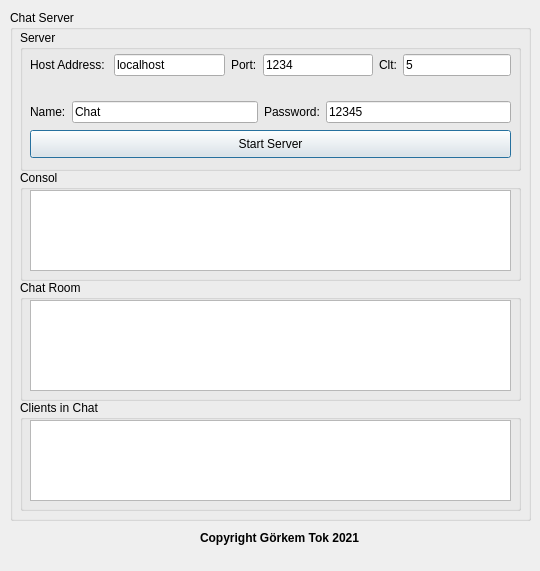
<?xml version="1.0" encoding="UTF-8"?>
<ui version="4.0">
 <class>ConnectServerDialog</class>
 <widget class="QDialog" name="ConnectServerDialog">
  <property name="geometry">
   <rect>
    <x>0</x>
    <y>0</y>
    <width>540</width>
    <height>571</height>
   </rect>
  </property>
  <property name="minimumSize">
   <size>
    <width>540</width>
    <height>571</height>
   </size>
  </property>
  <property name="maximumSize">
   <size>
    <width>540</width>
    <height>571</height>
   </size>
  </property>
  <property name="windowTitle">
   <string>Dialog</string>
  </property>
  <widget class="QGroupBox" name="groupBox">
   <property name="geometry">
    <rect>
     <x>10</x>
     <y>10</y>
     <width>521</width>
     <height>511</height>
    </rect>
   </property>
   <property name="title">
    <string>Chat Server</string>
   </property>
   <widget class="QGroupBox" name="groupBox_4">
    <property name="geometry">
     <rect>
      <x>10</x>
      <y>20</y>
      <width>501</width>
      <height>141</height>
     </rect>
    </property>
    <property name="title">
     <string>Server</string>
    </property>
    <widget class="QPushButton" name="btnChatStartServer">
     <property name="geometry">
      <rect>
       <x>10</x>
       <y>100</y>
       <width>481</width>
       <height>28</height>
      </rect>
     </property>
     <property name="text">
      <string>Start Server</string>
     </property>
    </widget>
    <widget class="QWidget" name="layoutWidget">
     <property name="geometry">
      <rect>
       <x>10</x>
       <y>70</y>
       <width>481</width>
       <height>24</height>
      </rect>
     </property>
     <layout class="QHBoxLayout" name="horizontalLayout_5">
      <item>
       <widget class="QLabel" name="label_8">
        <property name="text">
         <string>Name:</string>
        </property>
       </widget>
      </item>
      <item>
       <widget class="QLineEdit" name="chatname">
        <property name="text">
         <string>Chat</string>
        </property>
       </widget>
      </item>
      <item>
       <widget class="QLabel" name="label_9">
        <property name="text">
         <string>Password:</string>
        </property>
       </widget>
      </item>
      <item>
       <widget class="QLineEdit" name="chatpass">
        <property name="text">
         <string>12345</string>
        </property>
       </widget>
      </item>
     </layout>
    </widget>
    <widget class="QWidget" name="layoutWidget">
     <property name="geometry">
      <rect>
       <x>10</x>
       <y>20</y>
       <width>481</width>
       <height>30</height>
      </rect>
     </property>
     <layout class="QHBoxLayout" name="horizontalLayout">
      <item>
       <widget class="QLabel" name="label">
        <property name="text">
         <string>Host Address: </string>
        </property>
       </widget>
      </item>
      <item>
       <widget class="QLineEdit" name="lineEditHostAddrChat">
        <property name="text">
         <string>localhost</string>
        </property>
       </widget>
      </item>
      <item>
       <widget class="QLabel" name="label_2">
        <property name="text">
         <string>Port:</string>
        </property>
       </widget>
      </item>
      <item>
       <widget class="QLineEdit" name="chatportnumber">
        <property name="text">
         <string>1234</string>
        </property>
       </widget>
      </item>
      <item>
       <layout class="QHBoxLayout" name="horizontalLayout_4">
        <item>
         <widget class="QLabel" name="label_7">
          <property name="text">
           <string>Clt:</string>
          </property>
         </widget>
        </item>
        <item>
         <widget class="QLineEdit" name="chatmaxclient">
          <property name="text">
           <string>5</string>
          </property>
         </widget>
        </item>
       </layout>
      </item>
     </layout>
    </widget>
   </widget>
   <widget class="QGroupBox" name="groupBox_7">
    <property name="geometry">
     <rect>
      <x>10</x>
      <y>160</y>
      <width>501</width>
      <height>111</height>
     </rect>
    </property>
    <property name="title">
     <string>Consol</string>
    </property>
    <widget class="QListWidget" name="chatConsole">
     <property name="geometry">
      <rect>
       <x>10</x>
       <y>20</y>
       <width>481</width>
       <height>81</height>
      </rect>
     </property>
     <property name="font">
      <font>
       <pointsize>7</pointsize>
       <weight>50</weight>
       <bold>false</bold>
      </font>
     </property>
    </widget>
   </widget>
   <widget class="QGroupBox" name="groupBox_10">
    <property name="geometry">
     <rect>
      <x>10</x>
      <y>270</y>
      <width>501</width>
      <height>121</height>
     </rect>
    </property>
    <property name="title">
     <string>Chat Room</string>
    </property>
    <widget class="QListWidget" name="chatRoom">
     <property name="geometry">
      <rect>
       <x>10</x>
       <y>20</y>
       <width>481</width>
       <height>91</height>
      </rect>
     </property>
     <property name="font">
      <font>
       <pointsize>7</pointsize>
       <weight>75</weight>
       <bold>true</bold>
      </font>
     </property>
    </widget>
   </widget>
   <widget class="QGroupBox" name="groupBox_11">
    <property name="geometry">
     <rect>
      <x>10</x>
      <y>390</y>
      <width>501</width>
      <height>111</height>
     </rect>
    </property>
    <property name="title">
     <string>Clients in Chat</string>
    </property>
    <widget class="QListWidget" name="chatClients">
     <property name="geometry">
      <rect>
       <x>10</x>
       <y>20</y>
       <width>481</width>
       <height>81</height>
      </rect>
     </property>
     <property name="font">
      <font>
       <pointsize>7</pointsize>
       <weight>75</weight>
       <bold>true</bold>
      </font>
     </property>
    </widget>
   </widget>
  </widget>
  <widget class="QLabel" name="label_16">
   <property name="geometry">
    <rect>
     <x>200</x>
     <y>530</y>
     <width>171</width>
     <height>16</height>
    </rect>
   </property>
   <property name="text">
    <string>&lt;html&gt;&lt;head/&gt;&lt;body&gt;&lt;p&gt;&lt;span style=&quot; font-weight:600;&quot;&gt;Copyright Görkem Tok 2021&lt;/span&gt;&lt;/p&gt;&lt;/body&gt;&lt;/html&gt;</string>
   </property>
  </widget>
 </widget>
 <resources/>
 <connections/>
</ui>
